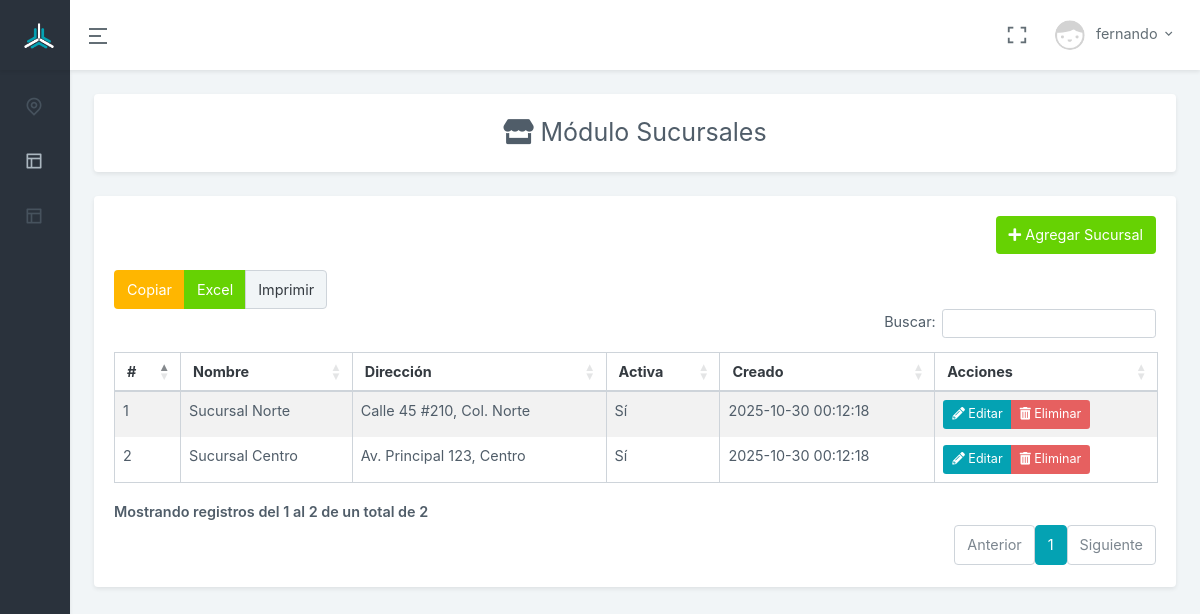
Screenshot of /sucursales (signed in) with the database file from the repository.
### tables this page shows
CREATE TABLE `sucursales` (
  `suc_id` bigint(20) UNSIGNED NOT NULL,
  `suc_nombre` varchar(120) NOT NULL,
  `suc_direccion` varchar(255) DEFAULT NULL,
  `suc_activa` tinyint(1) NOT NULL DEFAULT 1,
  `suc_creado_en` timestamp NOT NULL DEFAULT current_timestamp(),
  `suc_actualizado_en` timestamp NOT NULL DEFAULT current_timestamp() ON UPDATE current_timestamp()
);

### controllers/plantilla.controller.php (called while the page is built)
<?php
class ControllerPlantilla{
    public function ctrPlantilla(){
        include "views/plantilla.php";
    }
}

### index.php (called while the page is built, shortened)
<?php
require_once "controllers/plantilla.controller.php";
require_once "controllers/usuarios.controller.php";
require_once "models/productos.model.php";
require_once "controllers/sucursales.controller.php";
require_once "models/sucursales.model.php";
$plantilla = new ControllerPlantilla();
$plantilla->ctrPlantilla();

### controllers/sucursales.controller.php (called while the page is built, shortened)
<?php
class ControllerSucursales
{
    static public function ctrMostrarSucursales($item, $valor)
    {
        $tabla = "sucursales";
        return ModelSucursales::mdlMostrarSucursales($tabla, $item, $valor);
    }
}

### models/conexion.php (called while the page is built)
<?php
class conexiondb
{
    static public function conectar()
    {
        $link = new PDO("mysql:host=localhost;dbname=adm_db", "root", "");
        $link->exec("set names utf8");
        return $link;
    }
}

### models/sucursales.model.php (called while the page is built, shortened)
<?php
require_once "conexion.php";
class ModelSucursales
{
    static public function mdlMostrarSucursales($tabla, $item, $valor)
    {
        if ($item != null) {
            $stmt = conexiondb::conectar()->prepare("SELECT * FROM $tabla WHERE $item = :$item");
            $stmt->bindParam(":" . $item, $valor, PDO::PARAM_STR);
            $stmt->execute();
            return $stmt->fetch();
        } else {
            $stmt = conexiondb::conectar()->prepare("SELECT * FROM $tabla ORDER BY suc_id DESC");
            $stmt->execute();
            return $stmt->fetchAll();
        }
    }
}

### views/modules/sucursales.php (the view, shortened to what this page needs)
<div class="main-content">
    <div class="page-content">
        <div class="container-fluid">
            <div class="col-xl-12">
                <div class="card">
                    <div class="card-body text-center">
                        <div style="font-size:25px;"><i class="fas fa-store"></i> Módulo Sucursales</div>
                    </div>
                </div>
            </div>
            <div class="row">
                <div class="col-12">
                    <div class="card">
                        <div class="card-body">
                            <div class="d-grid gap-2 d-md-flex justify-content-md-end">
                                <button type="button" class="btn btn-success mb-3" data-bs-toggle="modal"
                                    data-bs-target="#modalAgregarSucursal">
                                    <i class="fas fa-plus"></i> Agregar Sucursal
                                </button>
                            </div>
                            <table class="table table-striped table-bordered dt-responsive nowrap example2 tablas">
                                <thead>
                                    <tr>
                                        <th>#</th>
                                        <th>Nombre</th>
                                        <th>Dirección</th>
                                        <th>Activa</th>
                                        <th>Creado</th>
                                        <th>Acciones</th>
                                    </tr>
                                </thead>
                                <tbody>
                                    <?php
                                    $item = null;
                                    $valor = null;
                                    $sucursales = ControllerSucursales::ctrMostrarSucursales($item, $valor);
                                    foreach ($sucursales as $key => $value) {
                                        echo '<tr>
                      <td>' . ($key + 1) . '</td>
                      <td>' . $value["suc_nombre"] . '</td>
                      <td>' . $value["suc_direccion"] . '</td>
                      <td>' . ($value["suc_activa"] ? "Sí" : "No") . '</td>
                      <td>' . $value["suc_creado_en"] . '</td>
                      <td>
                        <div class="btn-group">
                          <button class="btn btn-primary btn-sm btnEditarSucursal" idSucursal="' . $value["suc_id"] . '" data-bs-toggle="modal" data-bs-target="#modalEditarSucursal">
                            <i class="fas fa-pencil-alt"></i> Editar
                          </button>
                          <button class="btn btn-danger btn-sm btnEliminarSucursal" idSucursal="' . $value["suc_id"] . '">
                            <i class="fas fa-trash-alt"></i> Eliminar
                          </button>
                        </div>
                      </td>
                    </tr>';
                                    }
                                    ?>
                                </tbody>
                            </table>
                        </div>
                    </div>
                </div>
            </div>
        </div>
    </div>
</div>

### rows the page displays
sucursales: suc_nombre "Sucursal Norte", suc_direccion "Calle 45 #210, Col. Norte", suc_activa "Sí", suc_creado_en "2025-10-30 00:12:18"
sucursales: suc_nombre "Sucursal Centro", suc_direccion "Av. Principal 123, Centro", suc_activa "Sí", suc_creado_en "2025-10-30 00:12:18"

### other values shown
$_SESSION["nombre"] "fernando"
